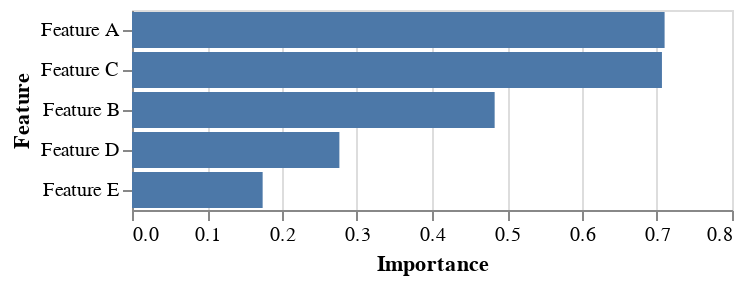

Notebook cell for this chart:
### Markdown cell above
![chart](chart.png)

### Code cell
import pandas as pd
import numpy as np
import altair as alt

# Generate random feature importances
features = ['Feature A', 'Feature B', 'Feature C', 'Feature D', 'Feature E']
importances = np.random.rand(len(features))

# Create a dataframe
df = pd.DataFrame({'Feature': features, 'Importance': importances})

# Plot horizontal bar chart
chart = alt.Chart(df).mark_bar().encode(
    x='Importance',
    y=alt.Y('Feature', sort='-x')
)

chart.display()

### Figure 1 — Vega-Lite specification as saved in the notebook (floating-point values rounded to 4 significant figures)
{"config": {"view": {"continuousWidth": 300, "continuousHeight": 300}}, "data": {"name": "data-519be3d757c75ab1211a2db84c0882e4"}, "mark": {"type": "bar"}, "encoding": {"x": {"field": "Importance", "type": "quantitative"}, "y": {"field": "Feature", "sort": "-x", "type": "nominal"}}, "$schema": "https://vega.github.io/schema/vega-lite/v5.8.0.json", "datasets": {"data-519be3d757c75ab1211a2db84c0882e4": [{"Feature": "Feature A", "Importance": 0.7101}, {"Feature": "Feature B", "Importance": 0.4835}, {"Feature": "Feature C", "Importance": 0.7066}, {"Feature": "Feature D", "Importance": 0.2765}, {"Feature": "Feature E", "Importance": 0.1742}]}}
